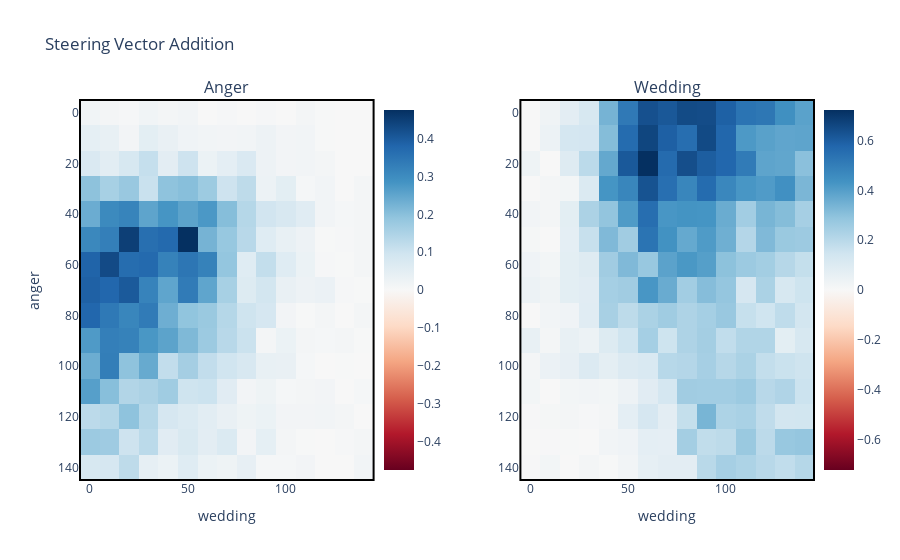

Notebook cell for this chart:
### Code cell
fig = make_subplots(rows=1, cols=2, subplot_titles=("Anger", "Wedding"), horizontal_spacing=0.2)
fig.add_trace(go.Heatmap(z=scores_1, x=scales, y=scales, colorscale="RdBu", zmid=0, colorbar=dict(title="", x=0.40)), row=1, col=1)
fig.add_trace(go.Heatmap(z=scores_2, x=scales, y=scales, colorscale="RdBu", zmid=0, colorbar=dict(title="", x=1.0)), row=1, col=2)

fig.update_xaxes(title_text=feature_descriptions[1], row=1, col=1)
fig.update_yaxes(title_text=feature_descriptions[0], row=1, col=1, autorange='reversed')
fig.update_xaxes(title_text=feature_descriptions[1], row=1, col=2)
# fig.update_yaxes(title_text=feature_descriptions[0], row=1, col=2, autorange='reversed')
fig.update_yaxes(title_text="", row=1, col=2, autorange='reversed')

# Add borders around the heatmaps
fig.add_shape(type="rect",
              x0=0, x1=0.4, y0=0, y1=1,
              line=dict(color="Black", width=2),
              xref="paper", yref="paper")
fig.add_shape(type="rect",
              x0=0.6, x1=1, y0=0, y1=1,
              line=dict(color="Black", width=2),
              xref="paper", yref="paper")

fig.update_layout(title_text="Steering Vector Addition")
fig.show()

### Figure 1 — Plotly figure (JSON) as saved in the notebook; plotly's stock layout.template omitted (floating-point values rounded to 4 significant figures; data arrays with more than 128 entries replaced by an {"elided": "..."} marker saying what was removed)
{"data": [{"colorbar": {"title": {"text": ""}, "x": 0.4}, "colorscale": [[0, "rgb(103,0,31)"], [0.1, "rgb(178,24,43)"], [0.2, "rgb(214,96,77)"], [0.3, "rgb(244,165,130)"], [0.4, "rgb(253,219,199)"], [0.5, "rgb(247,247,247)"], [0.6, "rgb(209,229,240)"], [0.7, "rgb(146,197,222)"], [0.8, "rgb(67,147,195)"], [0.9, "rgb(33,102,172)"], [1, "rgb(5,48,97)"]], "type": "heatmap", "x": [0, 10, 20, 30, 40, 50, 60, 70, 80, 90, 100, 110, 120, 130, 140], "xaxis": "x", "y": [0, 10, 20, 30, 40, 50, 60, 70, 80, 90, 100, 110, 120, 130, 140], "yaxis": "y", "z": {"elided": "15x15 float values"}, "zmid": 0}, {"colorbar": {"title": {"text": ""}, "x": 1}, "colorscale": [[0, "rgb(103,0,31)"], [0.1, "rgb(178,24,43)"], [0.2, "rgb(214,96,77)"], [0.3, "rgb(244,165,130)"], [0.4, "rgb(253,219,199)"], [0.5, "rgb(247,247,247)"], [0.6, "rgb(209,229,240)"], [0.7, "rgb(146,197,222)"], [0.8, "rgb(67,147,195)"], [0.9, "rgb(33,102,172)"], [1, "rgb(5,48,97)"]], "type": "heatmap", "x": [0, 10, 20, 30, 40, 50, 60, 70, 80, 90, 100, 110, 120, 130, 140], "xaxis": "x2", "y": [0, 10, 20, 30, 40, 50, 60, 70, 80, 90, 100, 110, 120, 130, 140], "yaxis": "y2", "z": {"elided": "15x15 float values"}, "zmid": 0}], "layout": {"annotations": [{"font": {"size": 16}, "showarrow": false, "text": "Anger", "x": 0.2, "xanchor": "center", "xref": "paper", "y": 1, "yanchor": "bottom", "yref": "paper"}, {"font": {"size": 16}, "showarrow": false, "text": "Wedding", "x": 0.8, "xanchor": "center", "xref": "paper", "y": 1, "yanchor": "bottom", "yref": "paper"}], "shapes": [{"line": {"color": "Black", "width": 2}, "type": "rect", "x0": 0, "x1": 0.4, "xref": "paper", "y0": 0, "y1": 1, "yref": "paper"}, {"line": {"color": "Black", "width": 2}, "type": "rect", "x0": 0.6, "x1": 1, "xref": "paper", "y0": 0, "y1": 1, "yref": "paper"}], "title": {"text": "Steering Vector Addition"}, "xaxis": {"anchor": "y", "domain": [0, 0.4], "title": {"text": "wedding"}}, "xaxis2": {"anchor": "y2", "domain": [0.6, 1], "title": {"text": "wedding"}}, "yaxis": {"anchor": "x", "autorange": "reversed", "domain": [0, 1], "title": {"text": "anger"}}, "yaxis2": {"anchor": "x2", "autorange": "reversed", "domain": [0, 1], "title": {"text": ""}}}}
